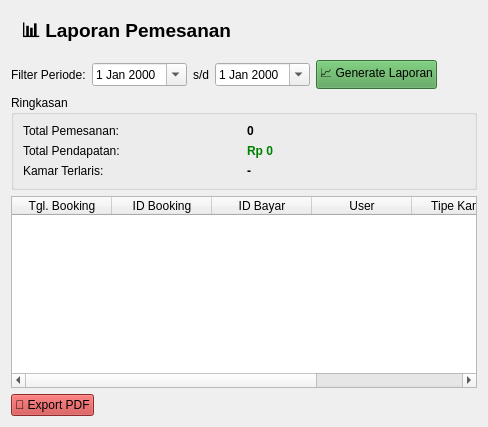
     <widget class="QWidget" name="tabReports">
      <attribute name="title">
       <string>Laporan</string>
      </attribute>
      <layout class="QVBoxLayout" name="layoutReports">
       <item>
        <widget class="QLabel" name="lblReportTitle">
         <property name="styleSheet">
          <string notr="true">font-size: 14pt; font-weight: bold; padding: 5px;</string>
         </property>
         <property name="text">
          <string>📊 Laporan Pemesanan</string>
         </property>
        </widget>
       </item>
       <item>
        <layout class="QHBoxLayout" name="layoutReportFilter">
         <item>
          <widget class="QLabel" name="lblFilterPeriod">
           <property name="text">
            <string>Filter Periode:</string>
           </property>
          </widget>
         </item>
         <item>
          <widget class="QDateEdit" name="dateStartReport">
           <property name="calendarPopup">
            <bool>true</bool>
           </property>
          </widget>
         </item>
         <item>
          <widget class="QLabel" name="lblTo">
           <property name="text">
            <string>s/d</string>
           </property>
          </widget>
         </item>
         <item>
          <widget class="QDateEdit" name="dateEndReport">
           <property name="calendarPopup">
            <bool>true</bool>
           </property>
          </widget>
         </item>
         <item>
          <widget class="QPushButton" name="btnGenerateReport">
           <property name="styleSheet">
            <string notr="true">background-color: rgb(80,160,80);</string>
           </property>
           <property name="text">
            <string>📈 Generate Laporan</string>
           </property>
          </widget>
         </item>
         <item>
          <spacer name="horizontalSpacerReport">
           <property name="orientation">
            <enum>Qt::Horizontal</enum>
           </property>
           <property name="sizeHint" stdset="0">
            <size>
             <width>40</width>
             <height>20</height>
            </size>
           </property>
          </spacer>
         </item>
        </layout>
       </item>
       <item>
        <widget class="QGroupBox" name="groupBoxSummary">
         <property name="title">
          <string>Ringkasan</string>
         </property>
         <layout class="QGridLayout" name="gridLayoutSummary">
          <item row="0" column="0">
           <widget class="QLabel" name="lblTotalBookings">
            <property name="text">
             <string>Total Pemesanan:</string>
            </property>
           </widget>
          </item>
          <item row="0" column="1">
           <widget class="QLabel" name="lblTotalBookingsValue">
            <property name="styleSheet">
             <string notr="true">font-weight: bold;</string>
            </property>
            <property name="text">
             <string>0</string>
            </property>
           </widget>
          </item>
          <item row="1" column="0">
           <widget class="QLabel" name="lblTotalRevenue">
            <property name="text">
             <string>Total Pendapatan:</string>
            </property>
           </widget>
          </item>
          <item row="1" column="1">
           <widget class="QLabel" name="lblTotalRevenueValue">
            <property name="styleSheet">
             <string notr="true">font-weight: bold; color: green;</string>
            </property>
            <property name="text">
             <string>Rp 0</string>
            </property>
           </widget>
          </item>
          <item row="2" column="0">
           <widget class="QLabel" name="lblMostBookedRoom">
            <property name="text">
             <string>Kamar Terlaris:</string>
            </property>
           </widget>
          </item>
          <item row="2" column="1">
           <widget class="QLabel" name="lblMostBookedRoomValue">
            <property name="styleSheet">
             <string notr="true">font-weight: bold;</string>
            </property>
            <property name="text">
             <string>-</string>
            </property>
           </widget>
          </item>
         </layout>
        </widget>
       </item>
       <item>
        <widget class="QTableWidget" name="tableReports">
         <property name="editTriggers">
          <set>QAbstractItemView::NoEditTriggers</set>
         </property>
         <column>
          <property name="text">
           <string>Tgl. Booking</string>
          </property>
         </column>
         <column>
          <property name="text">
           <string>ID Booking</string>
          </property>
         </column>
         <column>
          <property name="text">
           <string>ID Bayar</string>
          </property>
         </column>
         <column>
          <property name="text">
           <string>User</string>
          </property>
         </column>
         <column>
          <property name="text">
           <string>Tipe Kamar</string>
          </property>
         </column>
         <column>
          <property name="text">
           <string>Total</string>
          </property>
         </column>
        </widget>
       </item>
       <item>
        <layout class="QHBoxLayout" name="layoutReportButtons">
         <item>
          <widget class="QPushButton" name="btnExportPDF">
           <property name="styleSheet">
            <string notr="true">background-color: rgb(200,60,60);</string>
           </property>
           <property name="text">
            <string>📄 Export PDF</string>
           </property>
          </widget>
         </item>
         <item>
          <spacer name="horizontalSpacerReportBtn">
           <property name="orientation">
            <enum>Qt::Horizontal</enum>
           </property>
           <property name="sizeHint" stdset="0">
            <size>
             <width>40</width>
             <height>20</height>
            </size>
           </property>
          </spacer>
         </item>
        </layout>
       </item>
      </layout>
     </widget>
